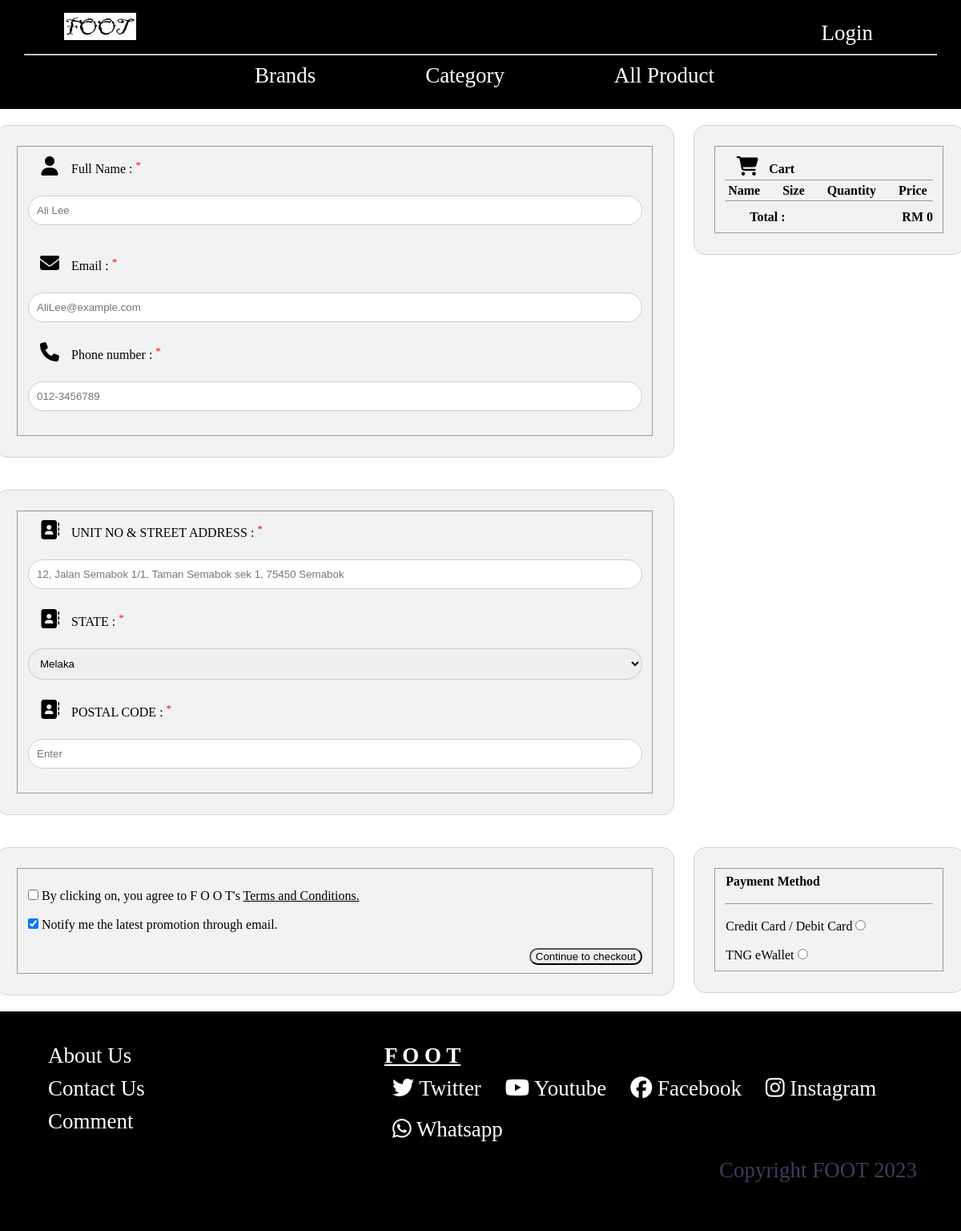
Page /payment.php?user_id=2 on the earlier database version.
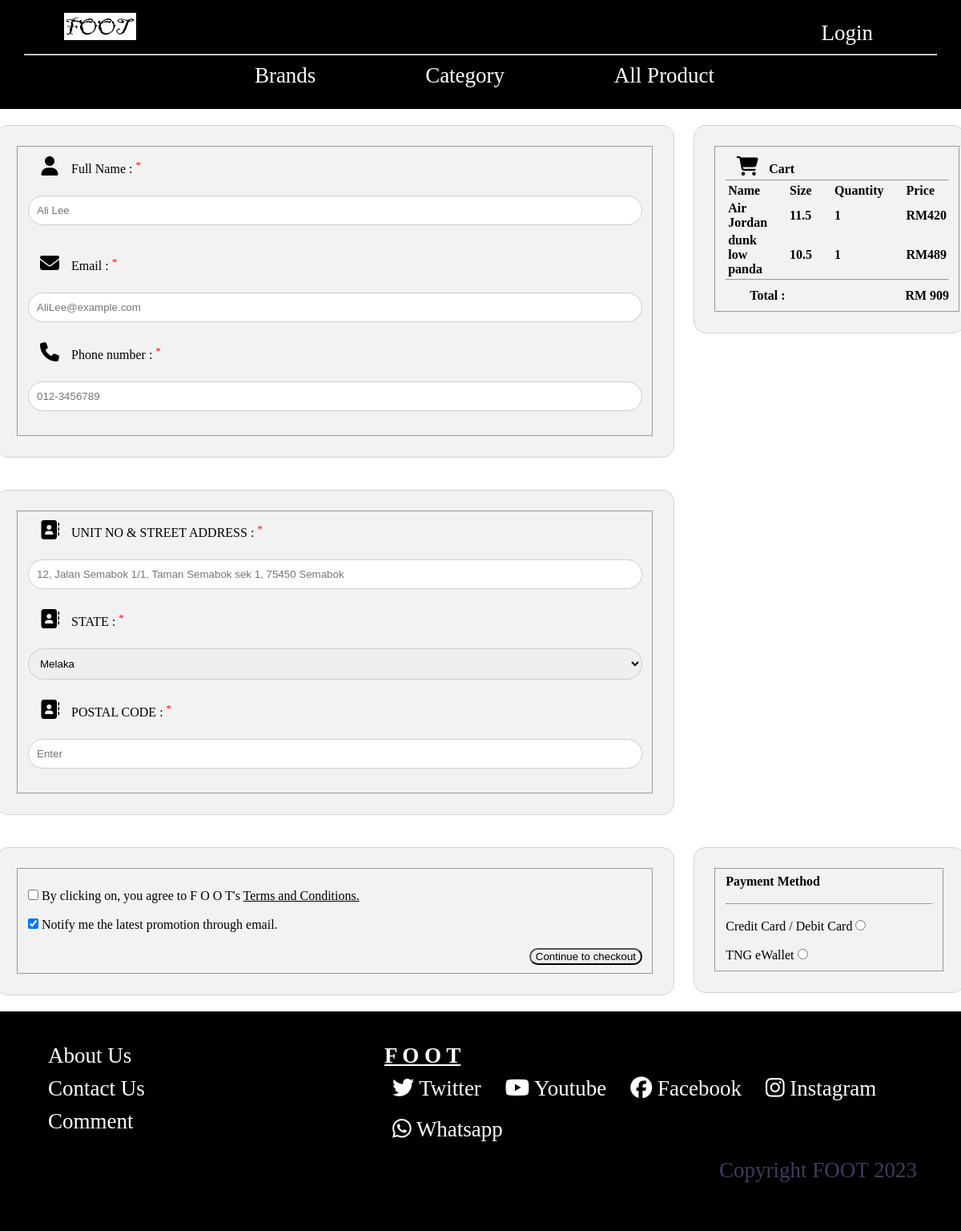
Same page on the later database version.
### tables this page shows
CREATE TABLE `orders` (
  `order_ID` int(30) NOT NULL,
  `shoesname` varchar(30) NOT NULL,
  `price` int(30) NOT NULL,
  `quantity` int(30) NOT NULL,
  `shoessize` varchar(10) NOT NULL,
  `user_id` int(11) NOT NULL,
  `pro_id` int(11) NOT NULL,
  `stock` int(11) NOT NULL
);

### payment.php (the view, shortened to what the changed rows need)
<?php
    include 'header.php';
    include 'conn.php';
?>
<!DOCTYPE html>
<html lang="en">
<head>
</head>
<body>
<div class="middlee">
            <div class="row">
                        <div class="box2">
                            <fieldset>
                                <h4><i class="fa fa-shopping-cart"></i>Cart <span class="price" style="color:black"> </span>
                                <table>
                                <?php
                                $id = $_GET['user_id'];
                                $sql = "SELECT * FROM orders where user_id = '$id' ";
                                $result = mysqli_query($conn,$sql);
                                $total=0;
                                ?>
                                <?php
                                while($row = mysqli_fetch_array($result))
                                {
                                    $p=$row["price"];
                                    $q=$row["quantity"];
                                    $subtotal=$p*$q;
                                    $total =  $total + $subtotal;
                                ?>
                                <tr>
                                <td><?php echo $row["shoesname"]; ?> <input type="hidden" name="shoesname" value="<?php echo $row["shoesname"]?>">  </td>
                                <td>&nbsp;&nbsp;&nbsp;&nbsp;&nbsp;</td>
                                <td><?php echo $row["shoessize"]; ?> <input type="hidden" name="size" value="<?php echo $row["shoessize"]?>">  </td>
                                <td>&nbsp;&nbsp;&nbsp;&nbsp;&nbsp;</td>
                                <td><?php echo $row["quantity"]; ?> <input type="hidden" name="quantity" value="<?php echo $row["quantity"]?>">   </td>
                                <td>&nbsp;&nbsp;&nbsp; </td>
                                <td>RM<?php echo $subtotal; ?> <input type="hidden" name="price" value="<?php echo $row["price"]?>">   </td>
                                </tr>
                                <?php
                                }
                                ?>
                                </table>
                                <p>Total :<span class="price" style="color:black"><b>RM <?php echo $total;?></b></span></p>
                            </fieldset>
                        </div>
            </div>
    </div>
</body>
</html>
<?php
    include 'footer.php';
?>

Differences in the rows shown:
added orders: shoesname "Air Jordan", shoessize "11.5", quantity "1", price "420"
added orders: shoesname "dunk low panda", shoessize "10.5", quantity "1", price "489"
Other differences:
$total: "0" → "909"
